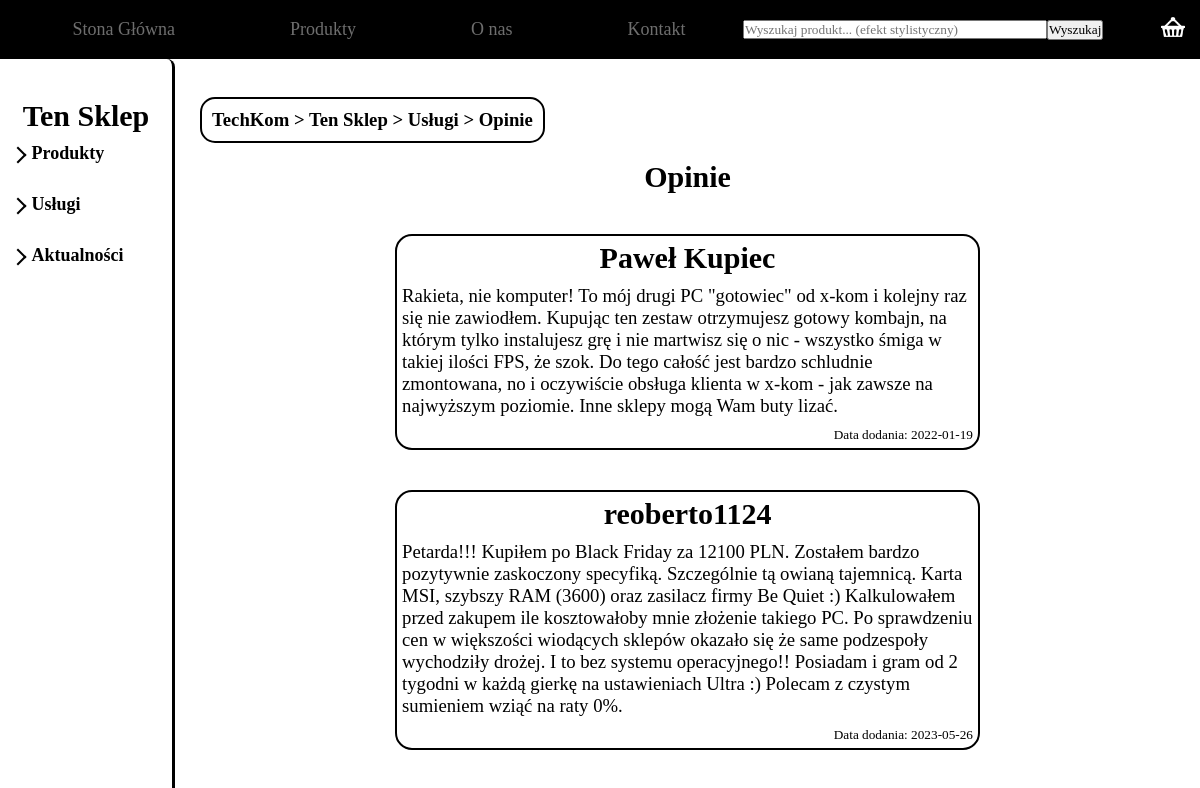
The page /opinion.php (upper part) on the database as committed earlier.
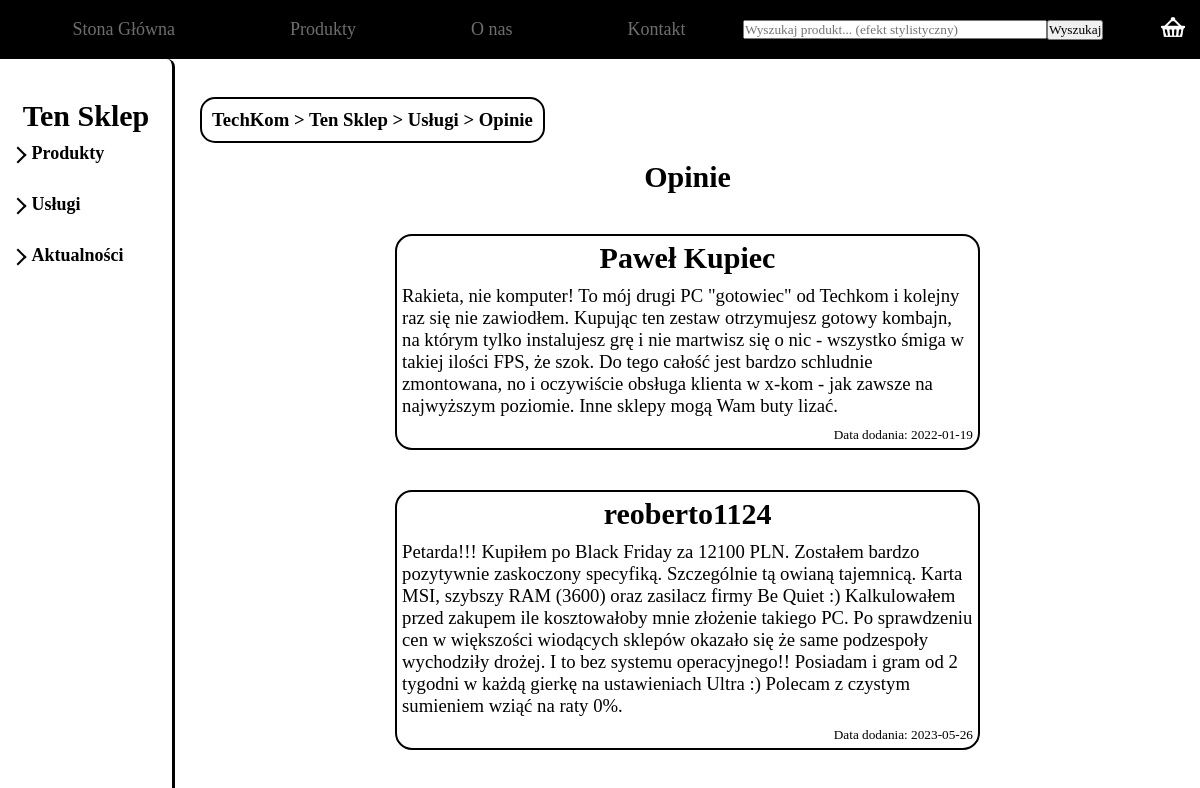
The same page on the database as committed later.
### tables this page shows
CREATE TABLE `rewiews` (
  `id` int(11) NOT NULL,
  `username` varchar(50) NOT NULL,
  `date` date NOT NULL,
  `review` text NOT NULL,
  `rating` float DEFAULT NULL
);

### opinion.php (the view, shortened to what this page needs)
<?php
    require_once "connect.php";
?>
<!DOCTYPE html>
<html lang="pl">
<head>
    <link rel="stylesheet" href="style/style.css">
    <link rel="stylesheet" href="style/opinion.css">
</head>
<body>
<header>
        <ul>
            <li>
                <a href="index.php">Stona Główna</a>
            </li>
            <li>
                <a href="products.php">Produkty</a>
            </li>
            <li>
                <a href="about.php">O nas</a>
            </li>
            <li>
                <a href="contact.php">Kontakt</a>
            </li>
            <li>
                <form method="POST" action="index.php">
                    <input type="text" name="search" class="searcher" placeholder="Wyszukaj produkt... (efekt stylistyczny)">
                    <input type="submit" value="Wyszukaj">
                </form>
            </li>
            <li>
                <a href="cart.php">
                    <img src="img/basket.png">
                </a>
            </li>
        </ul>
    </header>
    <main>
    <div class="left">
            <h2 class="shop disable-selection">Ten Sklep</h2>
            <ul class="lista" >
                <li class="disable-selection liststylenone" onclick="list('products')"> Produkty</li>
                <ul class="lista">
                </ul>
            </ul>
            <ul class="lista">
                <li class="disable-selection liststylenone" onclick="list('usluga')"> Usługi</li>
                <ul class="lista">
                </ul>
            </ul>
            <ul class="lista">
                <li class="disable-selection liststylenone" onclick="list('actual')"> Aktualności</li>
                <ul class="lista">
                </ul>
            </ul>
        </div>
        <div class="right">
            <div class="right-top">
                <h3 class="disable-selection">
                    TechKom > Ten Sklep > Usługi > Opinie
                </h3>
            </div>
            <div class="right-bottom">
                <h2>
                    Opinie
                </h2>
                <?php
                    $sql = " SELECT * FROM rewiews";
                    if($result = $conn->query($sql)){
                        while($row=$result->fetch_assoc())
                        {
                            echo '<div class="opinion"> <h2>'. $row['username']. '</h2> <h3>'. $row['review']. '</h3> <h5> Data dodania: '. $row['date']. '</h5> </div>';
                        }
                    }
                    else{
                        echo "Nie znaleziono żadnych opinii";
                    }
                ?>
            </div>
        </div>
    </main>
</body>
</html>

### style/style.css (style rules this page uses)
* { margin: 0; padding: 0; font-family: Cambria, Cochin, Georgia, Times, 'Times New Roman', serif; }
body { background: #ffffff; width: 100%; }
.disable-selection { -webkit-touch-callout: none; -webkit-user-select: none; -khtml-user-select: none; -moz-user-select: none; -ms-user-select: none; user-select: none; }
header { width: 100%; border-bottom-left-radius: 15px; border-bottom-right-radius: 15px; }
ul { display: flex; justify-content: space-between; list-style: none; }
header a { text-decoration: none; color: rgba(255, 255, 255, 0.4); font-size: large; }
.searcher { width: 300px; height: 15px; }
header form { display: flex; align-items: center; }
header ul li { padding: 0; display: flex; align-items: center; }
header ul { padding: 15px; background: #000000; }
header ul li img { width: 24px; }
main { display: flex; justify-content: space-between; min-height: 646px; }
.left { width: 15%; border-radius: 8px ; border-right: black 3px solid; align-items: center; display: flex; flex-direction: column; padding-top: 40px; padding-bottom: 40px; }
.lista { display: flex; flex-direction: column; min-width: 109px; padding-top: 10px; }
.liststylenone { cursor: pointer; font-size: large; font-weight: bolder; }
.left h2 { min-width: 120px; font-size: 30px; }
ul li { position: relative; padding-bottom: 10px; }
ul { list-style: none; }
ul li a { text-decoration: none; color: rgb(110, 110, 110); }
.left ul li:before { content: ''; position: absolute; border-right:2px solid black; border-bottom:2px solid black; width:10px; height:10px; top: calc(50% - 4px); left: -20px; transform: translateY(-50%) rotate(-45deg); }
.right { width: 85%; display: flex; flex-direction: column; align-items: center; padding-top: 36px; padding-bottom: 36px; padding-left: 25px; padding-right: 25px; }
.right-top { height: 50px; width: 100%; display: flex; align-items: center; justify-content: space-between; }
.right-top h3 { padding: 10px; border: black 2px solid; border-radius: 15px; color: black; }
.right-bottom h2 { font-size: 30px; text-align: center; padding-top: 15px; }
.right-bottom { width: 100%; display: flex; justify-content: space-between; flex-direction: column; }

### style/opinion.css (style rules this page uses)
.right-bottom { width: 60%; }
.opinion { color: #000000; margin-top: 40px; border-radius: 17px; border: black solid 2px; }
.opinion h2, .opinion h3, .opinion h5 { padding: 5px; }
.opinion h3 { font-weight: normal; }
.opinion h5 { text-align: end; font-weight: lighter; }

Rows that differ between the two databases and show on the page:
changed rewiews "Paweł Kupiec": review "…drugi PC \"gotowiec\" od x-kom i kolejny raz się…" → "…drugi PC \"gotowiec\" od Techkom i kolejny raz się…"
